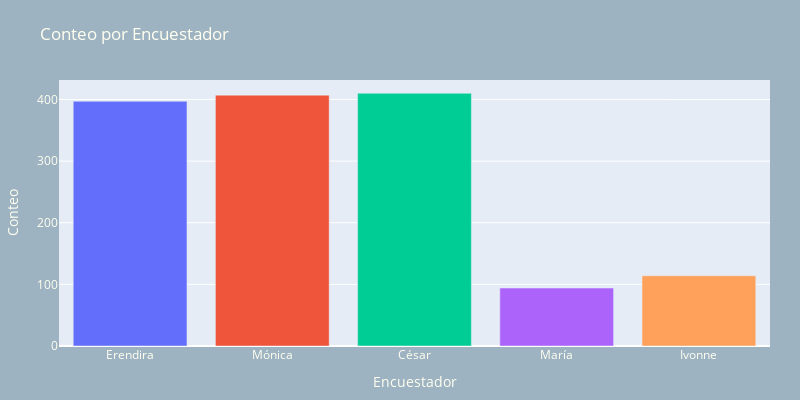

Write notebook code for a chart like this one.
### Code cell
fig = px.bar(context['porEncuestador'],
             x='Encuestador',
             y='Realizadas',
             color='Encuestador',
             title='Conteo por Encuestador',
             labels={"Realizadas": "Conteo"})

fig.update_layout(fig_params)
fig.show()

### Figure 1 — Plotly figure (JSON) as saved in the notebook; plotly's stock layout.template omitted (floating-point values rounded to 4 significant figures)
{"data": [{"alignmentgroup": "True", "hovertemplate": "Encuestador=%{x}<br>Conteo=%{y}<extra></extra>", "legendgroup": "Erendira", "marker": {"color": "#636efa", "pattern": {"shape": ""}}, "name": "Erendira", "offsetgroup": "Erendira", "orientation": "v", "showlegend": true, "textposition": "auto", "type": "bar", "x": ["Erendira"], "xaxis": "x", "y": [397], "yaxis": "y"}, {"alignmentgroup": "True", "hovertemplate": "Encuestador=%{x}<br>Conteo=%{y}<extra></extra>", "legendgroup": "Mónica", "marker": {"color": "#EF553B", "pattern": {"shape": ""}}, "name": "Mónica", "offsetgroup": "Mónica", "orientation": "v", "showlegend": true, "textposition": "auto", "type": "bar", "x": ["Mónica"], "xaxis": "x", "y": [407], "yaxis": "y"}, {"alignmentgroup": "True", "hovertemplate": "Encuestador=%{x}<br>Conteo=%{y}<extra></extra>", "legendgroup": "César", "marker": {"color": "#00cc96", "pattern": {"shape": ""}}, "name": "César", "offsetgroup": "César", "orientation": "v", "showlegend": true, "textposition": "auto", "type": "bar", "x": ["César"], "xaxis": "x", "y": [410], "yaxis": "y"}, {"alignmentgroup": "True", "hovertemplate": "Encuestador=%{x}<br>Conteo=%{y}<extra></extra>", "legendgroup": "María", "marker": {"color": "#ab63fa", "pattern": {"shape": ""}}, "name": "María", "offsetgroup": "María", "orientation": "v", "showlegend": true, "textposition": "auto", "type": "bar", "x": ["María"], "xaxis": "x", "y": [94], "yaxis": "y"}, {"alignmentgroup": "True", "hovertemplate": "Encuestador=%{x}<br>Conteo=%{y}<extra></extra>", "legendgroup": "Ivonne", "marker": {"color": "#FFA15A", "pattern": {"shape": ""}}, "name": "Ivonne", "offsetgroup": "Ivonne", "orientation": "v", "showlegend": true, "textposition": "auto", "type": "bar", "x": ["Ivonne"], "xaxis": "x", "y": [114], "yaxis": "y"}], "layout": {"autosize": false, "barmode": "relative", "font": {"color": "Ivory"}, "height": 400, "legend": {"title": {"text": "Encuestador"}, "tracegroupgap": 0}, "margin": {"b": 50, "l": 50, "r": 30, "t": 80}, "paper_bgcolor": "#9EB3C2", "showlegend": false, "title": {"text": "Conteo por Encuestador"}, "width": 800, "xaxis": {"anchor": "y", "categoryarray": ["Erendira", "Mónica", "César", "María", "Ivonne"], "categoryorder": "array", "domain": [0, 1], "title": {"text": "Encuestador"}}, "yaxis": {"anchor": "x", "domain": [0, 1], "title": {"text": "Conteo"}}}}
